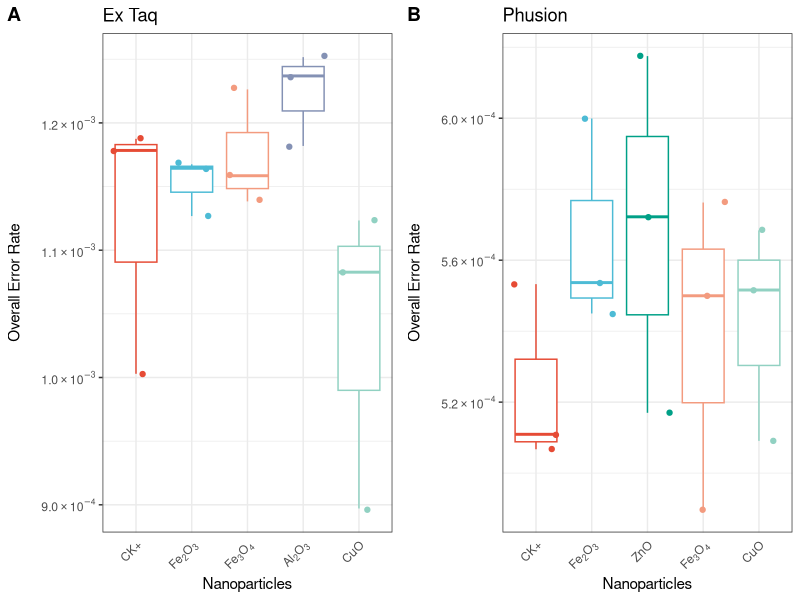
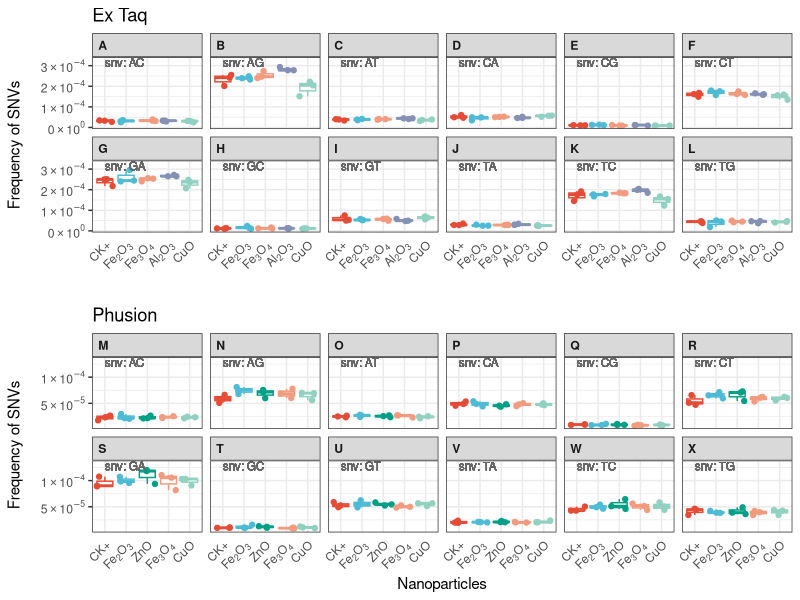
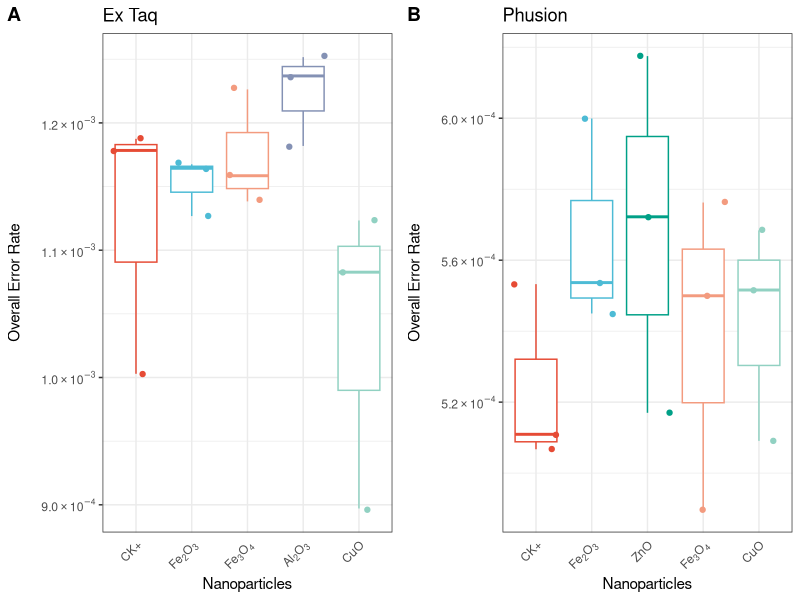
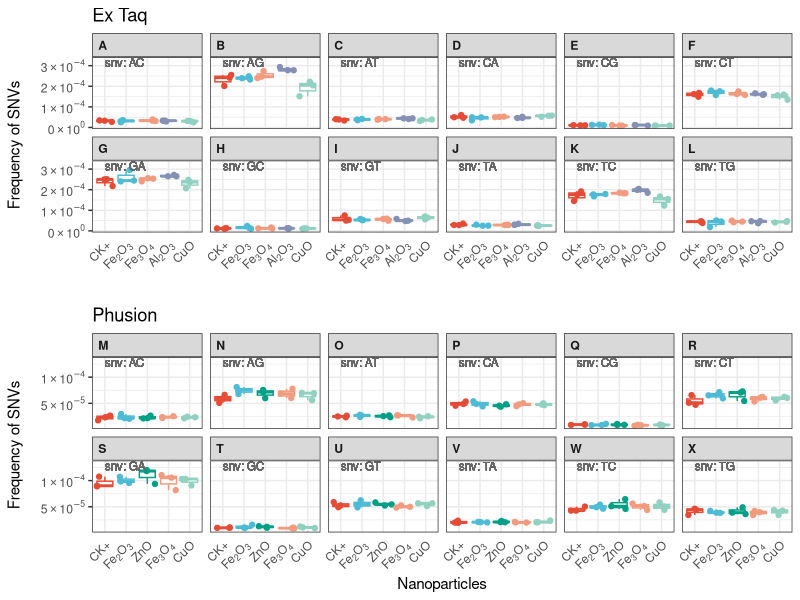

Write the R code that produced these figures, in order.
#' ---
#' title: "Analysis of NP-PCR amplicon sequencing results"
#' author: "Chun-Hui Gao"
#' output: html_document
#' date: "`r Sys.Date()`"
#' ---

#' ## Import, Transform and Tidy
#' 
library(tidyverse)
library(ggsci)
library(ggrepel)
library(cowplot)

# error rate and snp frequency were estimated using amplicon sequencing and mothur software
error_rate <- read_csv("data/error_rate.csv")
snp_freq <- read_csv("data/snp_freq.csv")

# read meta
meta <- read_tsv("data/meta.txt")

#+ label of plot
# NP Labels
np_labels <- c("CK"    = expression(paste(CK,"+")),
               "Fe2O3" = expression(paste(Fe[2],O[3])),
               "ZnO"   = expression(paste(ZnO)),
               "CeO2"  = expression(paste(Ce,O[2])),
               "Fe3O4" = expression(paste(Fe[3],O[4])),
               "Al2O3" = expression(paste(Al[2],O[3])),
               "CuO"   = expression(paste(CuO)),
               "TiO2"  = expression(paste(Ti,O[2])))
# color value
color_values <- pal_npg("nrc")(length(np_labels))
names(color_values) <- names(np_labels)

# DNA polymerase Labels
enzyme_labels <- c("extaq" = "Ex Taq","phusion" = "Phusion")

#+ function
# enzyme labeller
enzyme_labeller <- function(enzyme){
  return(as.character(enzyme_labels[enzyme]))
}
# Y-axis Labels
fancy_scientific <- function(l) {
  # turn in to character string in scientific notation
  l <- format(l, scientific = TRUE)
  # quote the part before the exponent to keep all the digits
  l <- gsub("^(.*)e", "'\\1'e", l)
  # turn the 'e+' into plotmath format
  l <- gsub("e", "%*%10^", l)
  # remove +
  l <- gsub("\\+","",l)
  # return this as an expression
  parse(text=l)
}

meta$nps <- factor(meta$nps, levels = names(np_labels))

# join data
error_rate <- left_join(error_rate,meta)
snp_freq <- left_join(snp_freq,meta)

#' ## Data Visualization


#' Overall Error Rate - comparing with CK
#+ overall error rate, fig.width=6,fig.asp=0.618
plots <- lapply(c("extaq","phusion"), function(x){
  data <- filter(error_rate,enzyme==x)
  ggplot(data, aes(nps,error_rate,color=nps)) + 
    geom_boxplot(show.legend = F) +
    geom_jitter(show.legend=F) + 
    scale_x_discrete(labels=np_labels) +   
    scale_y_continuous(labels=fancy_scientific) +
    scale_color_manual(values = color_values,name="NPs") +
    labs(title=enzyme_labeller(x)) +
    xlab("Nanoparticles") + ylab("Overall Error Rate") +
    theme_bw() +
    theme(axis.text.x = element_text(angle = 45,vjust = 1,hjust = 1,face = 'bold.italic'),
          axis.line.x = element_blank(),
          axis.ticks.x=element_blank(),
          axis.title.y = element_text(margin = margin(t=0,r=15,b=0,l=0)),
          legend.text.align = 0) # 0-left,1-right
})

plot_grid(plotlist = plots,labels = "AUTO")

ggsave("Figure 4.png",dpi = 300,path = "plots")

#' SNV Frequency - comparing with CK
#' For extaq
#+ extaq snv, fig.width=8,fig.asp=0.5
plots <- lapply(c("extaq","phusion"), function(x){
  data <- filter(snp_freq,enzyme==x)
  ggplot(data,aes(nps,freq,color=nps)) + 
    geom_boxplot(show.legend=F,outlier.alpha = 0) + 
    geom_jitter(show.legend=F) + 
    geom_text(aes(x="CK",y=max(freq)*1.1,label=paste("snv:",snv,sep=" ")),hjust=0,color="grey40",vjust=0.75,size=3) +
    # facet_wrap(~snv,ncol=6)  + 
    scale_x_discrete(labels=np_labels) +
    scale_y_continuous(labels=fancy_scientific) +
    scale_color_manual(values = color_values,name="NPs") +
    labs(title=enzyme_labeller(x)) +
    xlab("") + ylab("Frequency of SNVs") +
    theme_bw() +
    theme(axis.text.x = element_text(angle = 45,vjust = 1,hjust = 1,face = 'bold.italic'),
          axis.line.x = element_blank(),
          axis.ticks.x=element_blank(),
          axis.title.y = element_text(margin = margin(t=0,r=15,b=0,l=0)),
          strip.placement = "outside",
          strip.text = element_text(face = "bold",hjust = 0),
          legend.text.align = 0) # 0-left,1-right
})

#' Put together
#+ cowplot, fig.width=8,fig.asp=1
plots[[1]] <- plots[[1]] + facet_wrap(~snv,ncol=6,labeller = labeller(snv=function(x)paste(LETTERS[1:12])))
plots[[2]] <- plots[[2]] + 
  xlab("Nanoparticles") +
  facet_wrap(~snv,ncol=6,labeller = labeller(snv=function(x)paste(LETTERS[13:24])))

plot_grid(plotlist = plots,ncol=1,align = "v",labels="")
ggsave("Figure 5.png",dpi = 300,path = "plots")
